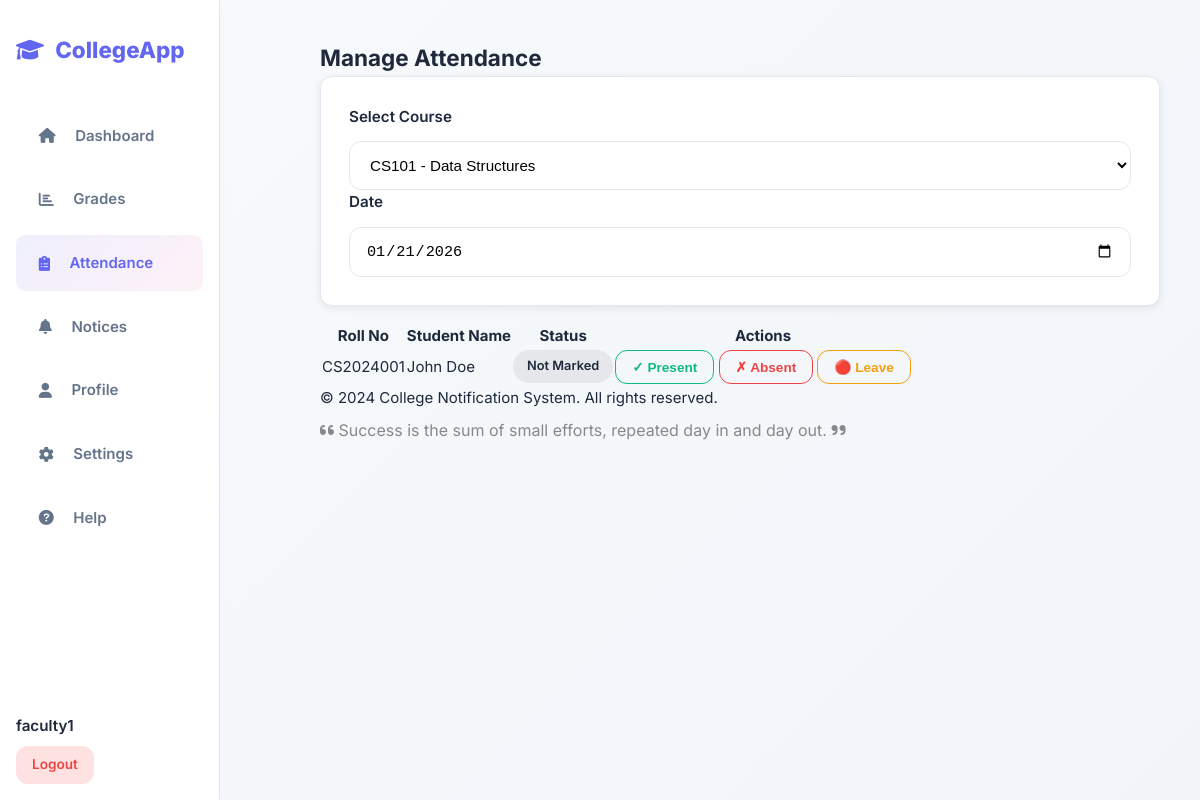
Before: /admin/attendance?course_id=1 (signed in) with the older database file.
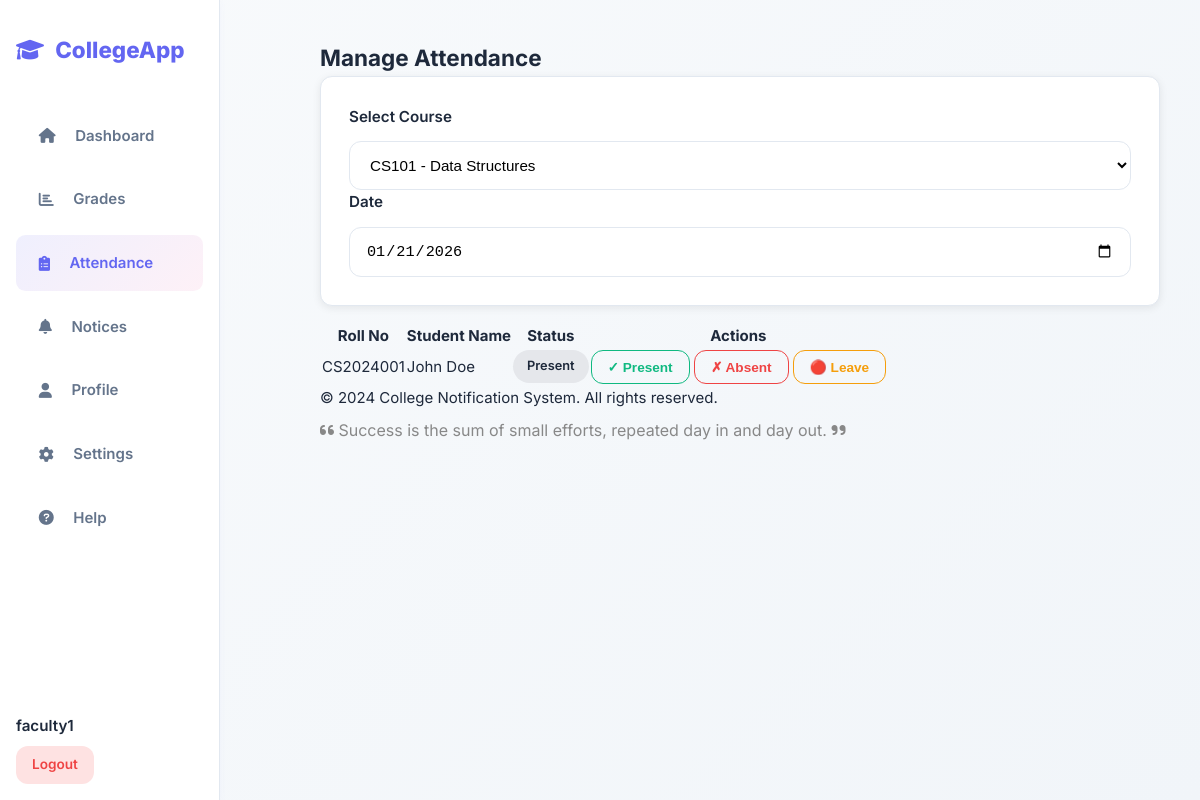
After: the same page with the newer database file.
### tables this page shows
CREATE TABLE students (
  id INTEGER PRIMARY KEY AUTOINCREMENT,
  user_id INTEGER UNIQUE NOT NULL,
  roll_no TEXT UNIQUE NOT NULL,
  full_name TEXT NOT NULL,
  date_of_birth TEXT,
  phone TEXT,
  address TEXT,
  semester INTEGER DEFAULT 1,
  is_active INTEGER DEFAULT 1,
  created_at TEXT DEFAULT (datetime('now','localtime')),
  FOREIGN KEY (user_id) REFERENCES users(id) ON DELETE CASCADE
);

CREATE TABLE attendance (
  id INTEGER PRIMARY KEY AUTOINCREMENT,
  student_id INTEGER NOT NULL,
  course_id INTEGER NOT NULL,
  attendance_date TEXT NOT NULL,
  status TEXT CHECK(status IN ('Present', 'Absent', 'Leave')),
  created_at TEXT DEFAULT (datetime('now','localtime')),
  FOREIGN KEY (student_id) REFERENCES students(id) ON DELETE CASCADE,
  FOREIGN KEY (course_id) REFERENCES courses(id) ON DELETE CASCADE
);

### app.py (the view)
@app.route('/admin/attendance')
@login_required(role=['admin', 'faculty'])
def manage_attendance():
    db = get_db()
    course_id = request.args.get('course_id')
    attendance_date = request.args.get('date', datetime.now().strftime('%Y-%m-%d'))
    if session['role'] == 'faculty':
        courses = db.execute(
            "SELECT id, course_code, course_name FROM courses WHERE faculty_id=? ORDER BY course_code",
            (session.get('user_id'),)
        ).fetchall()
    else:
        courses = db.execute("SELECT id, course_code, course_name FROM courses ORDER BY course_code").fetchall()
    attendance_records = []
    if course_id:
        if session['role'] == 'faculty':
            course = db.execute(
                "SELECT id FROM courses WHERE id=? AND faculty_id=?",
                (course_id, session.get('user_id'))
            ).fetchone()
            if not course:
                flash("You can only manage attendance for your own courses!")
                return redirect(url_for('manage_attendance'))
        attendance_records = db.execute("""
            SELECT s.id as student_id, s.roll_no, s.full_name,
                   COALESCE(a.status, 'Not Marked') as status,
                   a.id as attendance_id, a.attendance_date
            FROM students s
            JOIN enrollments e ON s.id = e.student_id
            LEFT JOIN attendance a ON s.id = a.student_id AND a.course_id = ? AND a.attendance_date = ?
            WHERE e.course_id = ?
            ORDER BY s.roll_no
        """, (course_id, attendance_date, course_id)).fetchall()
    return render_template('manage_attendance.html', courses=courses, attendance_records=attendance_records,
                          selected_course=course_id, selected_date=attendance_date)

### app.py (called while the page is built)
def get_db():
    if 'db' not in g:
        g.db = sqlite3.connect(DB)
        g.db.row_factory = sqlite3.Row
        g.db.execute("PRAGMA foreign_keys = ON")
    return g.db

### templates/manage_attendance.html (shortened to what this page needs)
{% extends "base.html" %}
{% block content %}
<div class="container mt-4">
    <h2>Manage Attendance</h2>
    <div class="card mb-4">
        <div class="card-body">
            <form method="GET" class="row g-3">
                <div class="col-md-6">
                    <label for="course_id" class="form-label">Select Course</label>
                    <select class="form-control" id="course_id" name="course_id" onchange="this.form.submit()">
                        {% for course in courses %}
                        <option value="{{ course['id'] }}" {% if selected_course|int == course['id'] %}selected{% endif %}>
                            {{ course['course_code'] }} - {{ course['course_name'] }}
                        </option>
                        {% endfor %}
                    </select>
                </div>
                <div class="col-md-6">
                    <label for="date" class="form-label">Date</label>
                    <input type="date" class="form-control" id="date" name="date" value="{{ selected_date }}" onchange="this.form.submit()">
                </div>
            </form>
        </div>
    </div>
    {% if attendance_records %}
    <div class="table-responsive">
        <table class="table table-striped table-hover">
            <thead class="table-dark">
                <tr>
                    <th>Roll No</th>
                    <th>Student Name</th>
                    <th>Status</th>
                    <th>Actions</th>
                </tr>
            </thead>
            <tbody>
                {% for record in attendance_records %}
                <tr>
                    <td>{{ record['roll_no'] }}</td>
                    <td>{{ record['full_name'] }}</td>
                    <td>
                        <span class="badge {% if record['status'] == 'Present' %}bg-success{% elif record['status'] == 'Absent' %}bg-danger{% elif record['status'] == 'Leave' %}bg-warning{% else %}bg-secondary{% endif %}">
                            {{ record['status'] }}
                        </span>
                    </td>
                    <td>
                        <button class="btn btn-sm btn-outline-success" onclick="updateAttendance({{ record['student_id'] }}, 'Present')">✓ Present</button>
                        <button class="btn btn-sm btn-outline-danger" onclick="updateAttendance({{ record['student_id'] }}, 'Absent')">✗ Absent</button>
                        <button class="btn btn-sm btn-outline-warning" onclick="updateAttendance({{ record['student_id'] }}, 'Leave')">🔴 Leave</button>
                    </td>
                </tr>
                {% endfor %}
            </tbody>
        </table>
    </div>
    {% elif selected_course %}
    <div class="alert alert-info">No students enrolled in this course.</div>
    {% else %}
    <div class="alert alert-warning">Please select a course to mark attendance.</div>
    {% endif %}
</div>
{% endblock %}

Changed rows visible on the page:
no longer on this page (row edited): students: roll_no "CS2024001", full_name "John Doe", status "Not Marked"
added attendance: roll_no "CS2024001", full_name "John Doe", status "Present"
